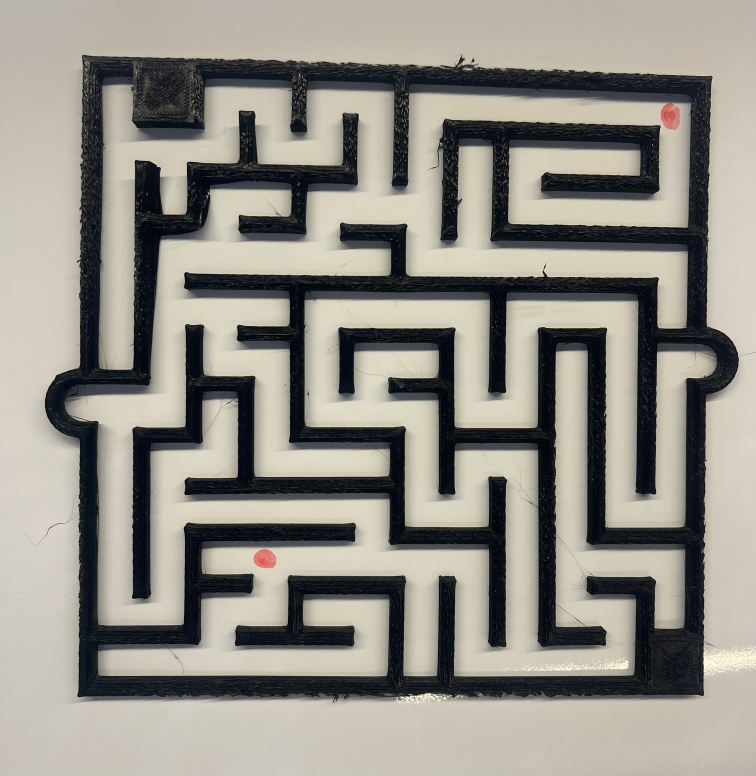
//> input picture ur3_simulation/Images/maze.jpg, 3024 x 3103 px (shown at 1/4 size)
$ ./maze_solver   (built with g++ and OpenCV 4)
//> lines starting //> are read from the running program, lines starting //| are printed output that depends on the picture; after the words box and inside, x2 and y2 are one past the last pixel; in counts of white or black regions, pixels touching at a corner belong together
#include <opencv2/opencv.hpp>
#include <iostream>
#include <queue>
#include <vector>
#include <map>
#include <utility>
#include <opencv2/ximgproc.hpp>
#include <fstream>
#include <cmath>

//////// Function to scale image to fit a window
cv::Mat scaleImageToFit(const cv::Mat& src, int maxWidth, int maxHeight) {
    double scaleX = (double)maxWidth / src.cols;
    double scaleY = (double)maxHeight / src.rows;
    double scale = std::min(scaleX, scaleY);

    cv::Mat resized;
    cv::resize(src, resized, cv::Size(), scale, scale, cv::INTER_AREA);

    // Increase contrast using cv::convertScaleAbs()
    double alpha = 0.5;  // Contrast factor (<1 increases contrast)
    double beta =5;    // Brightness factor (>0 increases brightness)

    cv::Mat contrastEnhanced;
    resized.convertTo(contrastEnhanced, -1, alpha, beta);

    return contrastEnhanced;
}

//////// Detect red dots and return their coordinates
std::vector<cv::Point> findRedDots(const cv::Mat& src) {
    cv::Mat hsv;
    cv::cvtColor(src, hsv, cv::COLOR_BGR2HSV);
    cv::Mat redMask1, redMask2, redMask;
    cv::inRange(hsv, cv::Scalar(0, 100, 100), cv::Scalar(10, 255, 255), redMask1);
    cv::inRange(hsv, cv::Scalar(160, 100, 100), cv::Scalar(179, 255, 255), redMask2);
    cv::bitwise_or(redMask1, redMask2, redMask);
    std::vector<std::vector<cv::Point>> contours;
    cv::findContours(redMask, contours, cv::RETR_EXTERNAL, cv::CHAIN_APPROX_SIMPLE);
    std::vector<cv::Point> redDotLocations;
    for (const auto& contour : contours) {
        cv::Moments moment = cv::moments(contour);
        if (moment.m00 != 0) {
            redDotLocations.emplace_back(moment.m10 / moment.m00, moment.m01 / moment.m00);
        }
    }
    return redDotLocations;
}

//////// Skeletonize the maze
cv::Mat skeletonize(const cv::Mat& binary) {
    cv::Mat skel;
    cv::ximgproc::thinning(binary, skel, cv::ximgproc::THINNING_ZHANGSUEN);
    return skel;
}

//////// Find shortest path from start to end
std::vector<cv::Point> findShortestPath(cv::Mat& maze, cv::Point start, cv::Point end, int endRadius, const std::string& outputFile) {
    int rows = maze.rows, cols = maze.cols;
    std::queue<cv::Point> q;
    std::map<cv::Point, cv::Point, bool(*)(cv::Point, cv::Point)> parent([](cv::Point a, cv::Point b) {
        return a.y == b.y ? a.x < b.x : a.y < b.y;
    });
    q.push(start);
    parent[start] = start;
    int dx[] = {0, 0, 1, -1, 1, -1, 1, -1};
    int dy[] = {1, -1, 0, 0, 1, -1, -1, 1};
    bool found = false;
    while (!q.empty() && !found) {
        cv::Point current = q.front();
        q.pop();
        for (int i = 0; i < 8; ++i) {
            cv::Point next(current.x + dx[i], current.y + dy[i]);
            if (next.x >= 0 && next.x < cols && next.y >= 0 && next.y < rows &&
                maze.at<uchar>(next.y, next.x) == 255 && parent.find(next) == parent.end()) {
                q.push(next);
                parent[next] = current;
                for (int ey = end.y - endRadius; ey <= end.y + endRadius; ++ey) {
                    for (int ex = end.x - endRadius; ex <= end.x + endRadius; ++ex) {
                        if (ex == next.x && ey == next.y) {
                            found = true;
                            break;
                        }
                    }
                    if (found) break;
                }
                if (found) break;
            }
        }
    }
    if (!found) {
        std::cerr << "No path found!" << std::endl;
        return {};
    }
    std::vector<cv::Point> path;
    cv::Point at = end;
    for (int ey = end.y - endRadius; ey <= end.y + endRadius; ++ey) {
        for (int ex = end.x - endRadius; ex <= end.x + endRadius; ++ex) {
            if (parent.find(cv::Point(ex, ey)) != parent.end()) {
                at = cv::Point(ex, ey);
                break;
            }
        }
        if (at != end) break;
    }
    while (at != start) {
        path.push_back(at);
        at = parent[at];
    }
    path.push_back(start);
    std::reverse(path.begin(), path.end());

    std::vector<cv::Point> turnPoints;
    turnPoints.push_back(start);

    double angleThreshold = 0.5; // Adjust this value to tweak sensitivity
    int minPointDistance = 10; // Minimum distance between turn points
    int turnRadius = 3; // radius check for turn consistency

    for (size_t i = turnRadius; i < path.size() - turnRadius - 1; ++i) {
        cv::Point prev = path[i - turnRadius];
        cv::Point curr = path[i];
        cv::Point next = path[i + turnRadius];

        double angle1 = std::atan2(curr.y - prev.y, curr.x - prev.x);
        double angle2 = std::atan2(next.y - curr.y, next.x - curr.x);
        double angleDiff = std::abs(angle2 - angle1);
        if (angleDiff > M_PI) angleDiff = 2 * M_PI - angleDiff;

        if (angleDiff > angleThreshold) {
            bool addPoint = true;
            for (const auto& existingPoint : turnPoints) {
                double distance = std::sqrt(std::pow(curr.x - existingPoint.x, 2) + std::pow(curr.y - existingPoint.y, 2));
                if (distance < minPointDistance) {
                    addPoint = false;
                    break;
                }
            }
            if (addPoint) {
                turnPoints.push_back(curr);
            }
        }
    }

    turnPoints.push_back(end);

    std::cout << "Turn Points:" << std::endl;
    for (const auto& point : turnPoints) {
        std::cout << "(" << point.x << ", " << point.y << ")" << std::endl;
    }

    std::ofstream outFile(outputFile);
    if (outFile.is_open()) {
        for (const auto& point : turnPoints) {
            outFile << point.x << " " << point.y << std::endl;
        }
        outFile.close();
        std::cout << "Turn points saved to " << outputFile << std::endl;
    } else {
        std::cerr << "Error: Could not open file " << outputFile << std::endl;
    }

    return path;
}

//////// detects corners of the maze boundry
std::vector<cv::Point> detectMazeBoundingBoxCorners(const cv::Mat& binaryImage, cv::Mat& imageToDrawOn) {
    std::vector<cv::Point> corners;
    std::vector<std::vector<cv::Point>> contours;

    // Invert the binary image to find black contours
    cv::Mat invertedBinary;
    cv::bitwise_not(binaryImage, invertedBinary);

    // Find contours
    cv::findContours(invertedBinary, contours, cv::RETR_EXTERNAL, cv::CHAIN_APPROX_SIMPLE);

    if (contours.empty()) {
        std::cerr << "Error: No contours found." << std::endl;
        return corners;
    }

    // Find the largest contour by area
    double maxArea = 0;
    std::vector<cv::Point> bestContour;

    for (const auto& contour : contours) {
        double area = cv::contourArea(contour);
        if (area > maxArea) {
            maxArea = area;
            bestContour = contour;
        }
    }

    if (bestContour.empty()) {
        std::cerr << "Error: No valid maze contour found." << std::endl;
        return corners;
    }

    // Approximate the contour with a polygon
    std::vector<cv::Point> approxCurve;
    double epsilon = 0.02 * cv::arcLength(bestContour, true); // Adjust epsilon for accuracy
    cv::approxPolyDP(bestContour, approxCurve, epsilon, true);

    // Ensure we have exactly 4 corners
    if (approxCurve.size() == 4) {
        corners = approxCurve;
    } else {
        std::cerr << "Warning: Found " << approxCurve.size() << " corners instead of 4." << std::endl;
        // If we don't have 4 corners, we can still use the bounding box corners as a fallback
        cv::Rect boundingBox = cv::boundingRect(bestContour);
        corners.push_back(boundingBox.tl());
        corners.push_back(cv::Point(boundingBox.x + boundingBox.width, boundingBox.y));
        corners.push_back(cv::Point(boundingBox.x, boundingBox.y + boundingBox.height));
        corners.push_back(boundingBox.br());
    }

    // Draw blue dots on the corners
    for (const auto& corner : corners) {
        cv::circle(imageToDrawOn, corner, 5, cv::Scalar(255, 0, 0), -1);
    }

    // Print detected corners
    std::cout << "Detected Maze Corners:" << std::endl;
    for (size_t i = 0; i < corners.size(); ++i) {
        std::cout << "Corner " << i + 1 << ": (" << corners[i].x << ", " << corners[i].y << ")" << std::endl;
    }

    return corners;
}

////////calculates distances in mm between each point
std::vector<std::pair<double, double>> calculateRealWorldDistances(const std::vector<cv::Point>& turnPoints, const std::vector<cv::Point>& corners) {
    std::vector<std::pair<double, double>> distances;

    if (corners.size() != 4 || turnPoints.size() < 2) {
        std::cerr << "Error: Invalid corners or turn points." << std::endl;
        return distances;
    }

    // Calculate pixel distance between two corners (e.g., top-left and top-right)
    double pixelDistance = std::sqrt(std::pow(corners[1].x - corners[0].x, 2) + std::pow(corners[1].y - corners[0].y, 2));

    // Calculate pixel to mm ratio
    double mmPerPixel = 200.0 / pixelDistance; // 200mm is the real-world size

    // Calculate real-world distances between turn points
    for (size_t i = 1; i < turnPoints.size(); ++i) {
        double dx = (turnPoints[i].x - turnPoints[i - 1].x) * mmPerPixel;
        double dy = (turnPoints[i].y - turnPoints[i - 1].y) * mmPerPixel;
        distances.emplace_back(dx, dy);
    }

    return distances;
}

int main() {
    std::string image_path = "/home/nathan/ros2_ws/src/ur3_simulation/Images/maze.jpg";
    cv::Mat img = cv::imread(image_path);
//> img is the input picture: 3103 rows x 3024 cols, CV_8UC3; mean B, G, R 134.9, 143, 146.1

    if (img.empty()) {
        std::cerr << "Error: Could not open or find the image!" << std::endl;
        return -1;
    }

    cv::Mat scaledImg = scaleImageToFit(img, 800, 600);

    std::vector<cv::Point> redDots = findRedDots(scaledImg);
//> in findRedDots, `cv::inRange(hsv, cv::Scalar(0, 100, 100), cv::Scalar(10, 255, 255), re..`:
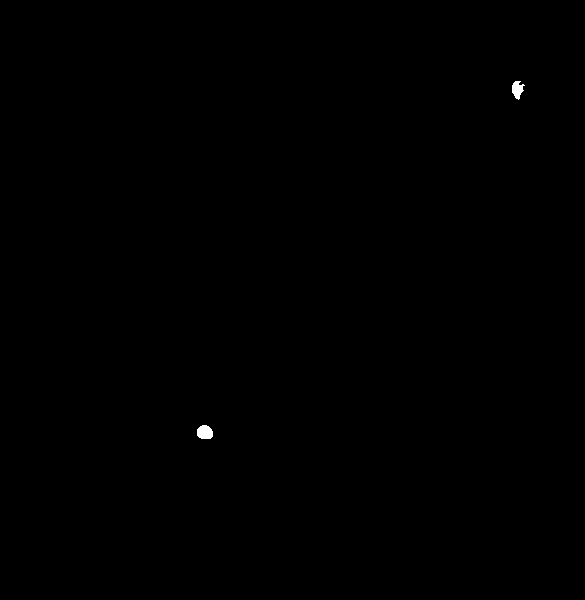
//> redMask1: 600 rows x 585 cols, CV_8UC1; 0.1% white; 2 white regions
//> in findRedDots, `cv::findContours(redMask, contours, cv::RETR_EXTERNAL, cv::CHAIN_APPRO..`: contours = 2 contours; box (x1, y1, x2, y2) and area: (197, 425, 213, 439) 164, (512, 81, 525, 100) 127
//> the loop in findRedDots, `for (const auto& contour : contours)` made 2 passes
//> redDots = 2 Points (x, y): [204, 431], [516, 89]

    if (redDots.size() != 2) {
        std::cerr << "Error: Expected 2 red dots (start and end)." << std::endl;
        return -1;
    }

    cv::Mat maze = scaledImg.clone();
    cv::Mat gray, binary;
    cv::cvtColor(maze, gray, cv::COLOR_BGR2GRAY);
    cv::GaussianBlur(gray, gray, cv::Size(5, 5), 0);
    cv::threshold(gray, binary, 35, 255, cv::THRESH_BINARY);
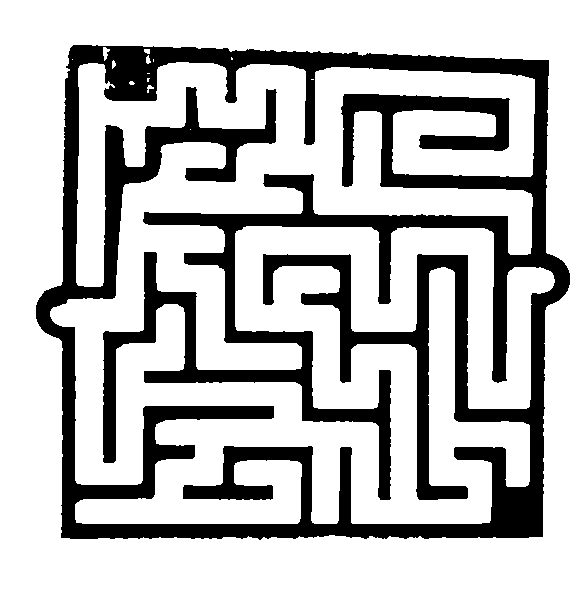
//> binary: 600 rows x 585 cols, CV_8UC1; 74.8% white; 1 black region, box (x1, y1, x2, y2) and area: (36, 45, 570, 540) 88481

    cv::Mat skel = skeletonize(binary);
//> in skeletonize, `cv::ximgproc::thinning(binary, skel, cv::ximgproc::THINNING_ZHANGSUEN);`:
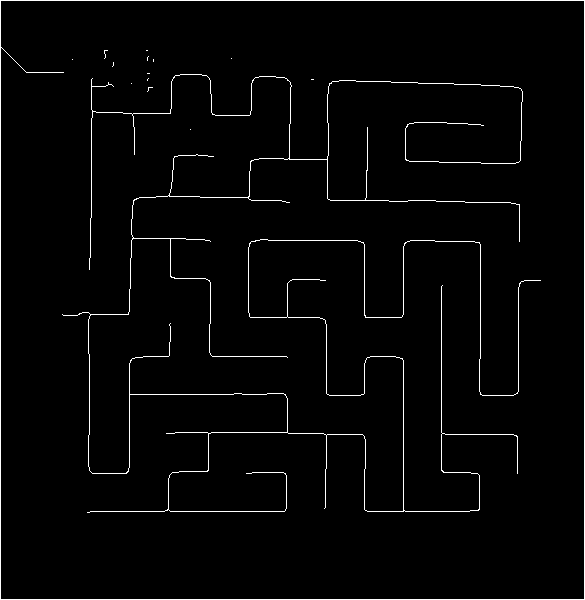
//> skel: 600 rows x 585 cols, CV_8UC1; 2.3% white in thin lines or dots

    int radius = 5;
    cv::Point start, end;
    bool startFound = false, endFound = false;

    for (int y = redDots[0].y - radius; y <= redDots[0].y + radius; ++y) {
        for (int x = redDots[0].x - radius; x <= redDots[0].x + radius; ++x) {
            if (x >= 0 && x < skel.cols && y >= 0 && y < skel.rows && skel.at<uchar>(y, x) == 255) {
                start = cv::Point(x, y);
                startFound = true;
                break;
            }
        }
        if (startFound) break;
    }
//> this loop made 7 passes
//> (start, startFound) on passes 1 to 7: (Point(0, 0), false), (Point(0, 0), false), (Point(0, 0), false), (Point(0, 0), false), (Point(0, 0), false), (Point(0, 0), false), (Point(199, 432), true)
//> after the loop, startFound = true

    for (int y = redDots[1].y - radius; y <= redDots[1].y + radius; ++y) {
        for (int x = redDots[1].x - radius; x <= redDots[1].x + radius; ++x) {
            if (x >= 0 && x < skel.cols && y >= 0 && y < skel.rows && skel.at<uchar>(y, x) == 255) {
                end = cv::Point(x, y);
                endFound = true;
                break;
            }
        }
        if (endFound) break;
    }
//> this loop made 3 passes
//> (end, endFound) on passes 1 to 3: (Point(0, 0), false), (Point(0, 0), false), (Point(511, 86), true)
//> after the loop, endFound = true

    if (!startFound || !endFound) {
        std::cerr << "Error: Could not find start or end point on skeleton!" << std::endl;
        return -1;
    }

    std::string outputFile = "turn_points.txt";
    std::vector<cv::Point> path = findShortestPath(skel, start, end, radius, outputFile); //change this for different algorithm
//> in findShortestPath, `q.push(start);`: q = 1 item
//> the loop in findShortestPath, `while (!q.empty() && !found)` made 4486 passes
//> current on passes 1 to 3: Point(199, 432), Point(200, 432), Point(198, 432)
//> after the loop in findShortestPath, `while (!q.empty() && !found)`: q = 4 items; parent = 4490 items
//> in findShortestPath, `cv::Point at = end;`: at = Point(511, 86)
//> the loop in findShortestPath, `for (int ey = end.y - endRadius; ey <= end.y + endRadius; ++ey)` made 6 passes
//> the loop in findShortestPath, `while (at != start)` made 1176 passes
//> at on passes 1 to 3: Point(505, 86), Point(504, 86), Point(503, 86)
//> after the loop in findShortestPath, `while (at != start)`: path = 1176 Points (x, y), first 12: [506, 86], [505, 86], [504, 86], [503, 86], [502, 86], [501, 86], [500, 86], [499, 85], [498, 85], [497, 85], [496, 85], [495, 85]; at = Point(199, 432)
//> in findShortestPath, `path.push_back(start);`: path = 1177 Points (x, y), first 12: [506, 86], [505, 86], [504, 86], [503, 86], [502, 86], [501, 86], [500, 86], [499, 85], [498, 85], [497, 85], [496, 85], [495, 85]
//> in findShortestPath, `std::reverse(path.begin(), path.end());`: path = 1177 Points (x, y), first 12: [199, 432], [200, 432], [201, 432], [202, 432], [203, 432], [204, 432], [205, 432], [206, 432], [207, 432], [208, 433], [209, 433], [210, 433]
//> in findShortestPath, `turnPoints.push_back(start);`: turnPoints = 1 Point (x, y): [199, 432]
//> the loop in findShortestPath, `for (size_t i = turnRadius; i < path.size() - turnRadius - 1; ++i)` made 1170 passes
//> (prev, curr, next, angle1, angle2, angleDiff, addPoint) on passes 7, 8, 9, 124, 125: (Point(205, 432), Point(208, 433), Point(211, 432), 0.322, -0.322, 0.644, false), (Point(206, 432), Point(209, 433), Point(212, 432), 0.322, -0.322, 0.644, true), (Point(207, 432), Point(210, 433), Point(213, 432), 0.322, -0.322, 0.644, false), (Point(286, 396), Point(283, 393), Point(280, 393), -2.36, 3.14, 0.785, false), (Point(285, 395), Point(282, 393), Point(279, 393), -2.55, 3.14, 0.588, false)
//> the loop in findShortestPath, `for (const auto& point : turnPoints)` made 18 passes
//> point on passes 1 to 8: Point(199, 432), Point(209, 433), Point(285, 432), Point(287, 398), Point(131, 394), Point(127, 471), Point(93, 473), Point(89, 316)
//> (printed output is left out)

    // Draw start and end points in red
    cv::circle(maze, start, 5, cv::Scalar(0, 0, 255), -1);
//> maze: 600 rows x 585 cols, CV_8UC3; mean B, G, R 72.4, 76.5, 78.1
    cv::circle(maze, end, 5, cv::Scalar(0, 0, 255), -1);
//> maze: 600 rows x 585 cols, CV_8UC3; mean B, G, R 72.4, 76.5, 78.1

    // Detect corners and draw them on the maze image
    std::vector<cv::Point> corners = detectMazeBoundingBoxCorners(binary, maze);
//> the loop in detectMazeBoundingBoxCorners, `for (const auto& contour : contours)` made 1 pass
//> the loop in detectMazeBoundingBoxCorners, `for (const auto& corner : corners)` made 4 passes
//> corner on passes 1 to 4: Point(73, 45), Point(61, 537), Point(542, 536), Point(548, 60)
//> after the loop in detectMazeBoundingBoxCorners, `for (const auto& corner : corners)`:
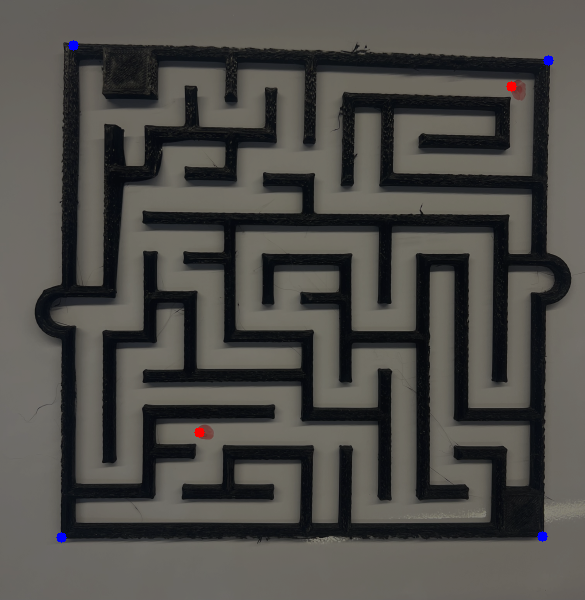
//> imageToDrawOn: 600 rows x 585 cols, CV_8UC3; mean B, G, R 72.6, 76.5, 78.1
//> the loop in detectMazeBoundingBoxCorners, `for (size_t i = 0; i < corners.size(); ++i)` made 4 passes
//| Corner 1: (73, 45)
//| Corner 2: (61, 537)
//| Corner 3: (542, 536)
//| Corner 4: (548, 60)

    // Draw turn points in green
    std::ifstream inFile(outputFile);
    std::vector<cv::Point> turnPoints; // Store turn points
    if (inFile.is_open()) {
        int x, y;
        while (inFile >> x >> y) {
            cv::circle(maze, cv::Point(x, y), 3, cv::Scalar(0, 255, 0), -1);
            turnPoints.emplace_back(x, y); // Populate turnPoints vector
        }
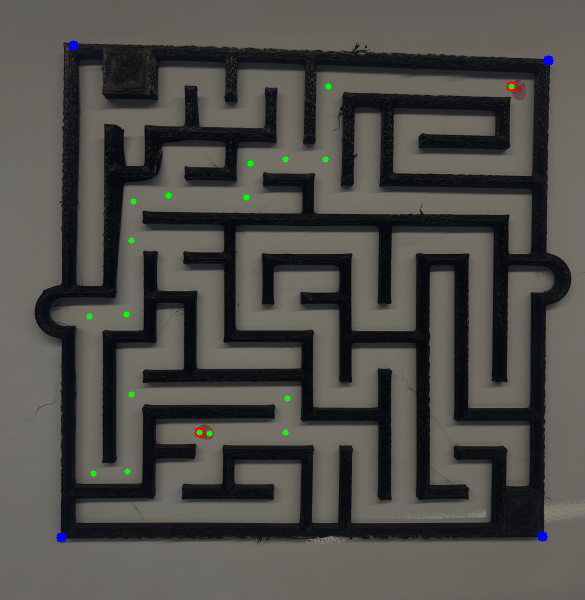
//> maze: 600 rows x 585 cols, CV_8UC3; 0.15% of pixels changed, all inside (x1, y1, x2, y2) = (86, 83, 515, 477)
        inFile.close();
    } else {
        std::cerr << "Error: Could not open file " << outputFile << std::endl;
    }

    // Calculate real-world distances between turn points
    std::vector<std::pair<double, double>> realWorldDistances = calculateRealWorldDistances(turnPoints, corners);

    // Print real-world distances
    std::cout << "Real World Distances (mm):" << std::endl;
    for (const auto& distance : realWorldDistances) {
        std::cout << "dx: " << distance.first << ", dy: " << distance.second << std::endl;
    }
//> this loop made 17 passes
//> distance on passes 1 to 8: (4.06, 0.406), (30.89, -0.406), (0.813, -13.82), (-63.4, -1.63), (-1.63, 31.29), (-13.82, 0.813), (-1.63, -63.8), (15.04, -0.813)
//> (printed output is left out)
    // Create an inverted copy for display
    cv::Mat invertedSkel;
    cv::bitwise_not(skel.clone(), invertedSkel);
//> invertedSkel: 600 rows x 585 cols, CV_8UC1; 97.7% white; black in thin lines or dots

    // Overlay black pixels from inverted skeleton on binary
    cv::Mat overlayed = binary.clone();

    for (int y = 0; y < invertedSkel.rows; ++y) {
        for (int x = 0; x < invertedSkel.cols; ++x) {
            if (invertedSkel.at<uchar>(y, x) == 0) {
                overlayed.at<uchar>(y, x) = 0;
            }
        }
    }
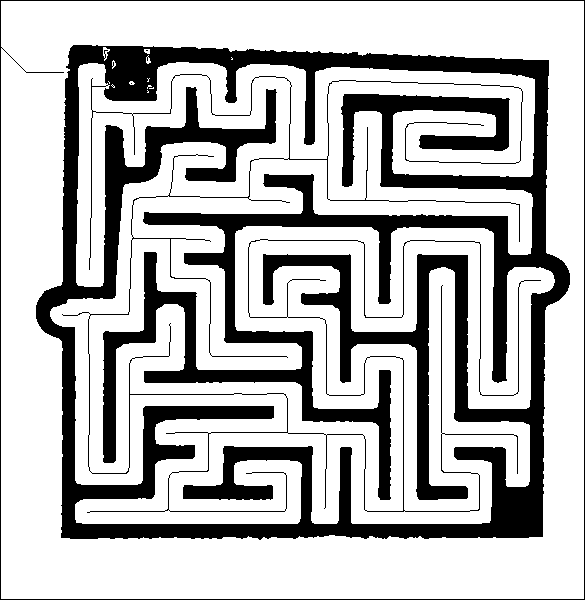
//> overlayed: 600 rows x 585 cols, CV_8UC1; 72.5% white; 4 black regions (2 under 20 px), largest, box (x1, y1, x2, y2) and area: (36, 45, 570, 540) 93957, (0, 0, 585, 600) 2429

    cv::imshow("Skeleton Overlay", overlayed);
    cv::imshow("Animated Path Overlay", maze);

    while (true) {
        cv::Mat animatedOverlay = maze.clone();
        for (size_t i = 1; i < path.size(); ++i) {
            cv::line(animatedOverlay, path[i - 1], path[i], cv::Scalar(127), 2);
            cv::imshow("Animated Path Overlay", animatedOverlay);
            cv::waitKey(1);
        }
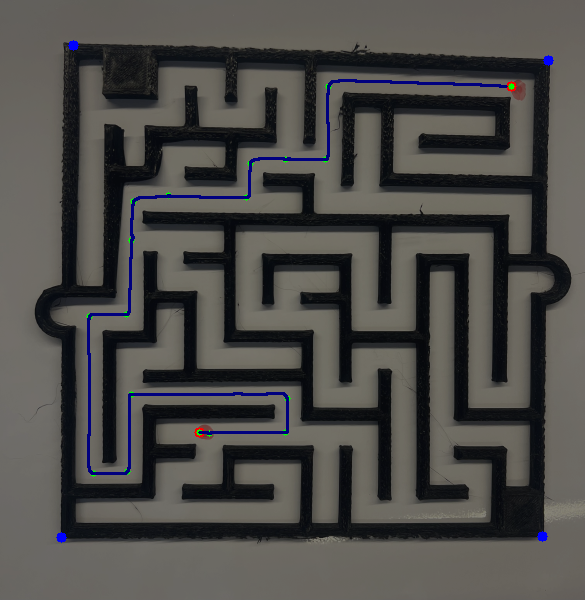
//> animatedOverlay: 600 rows x 585 cols, CV_8UC3; 1.04% of pixels changed, all inside (x1, y1, x2, y2) = (87, 79, 508, 475)
        cv::waitKey(100);
    }

    return 0;
}
